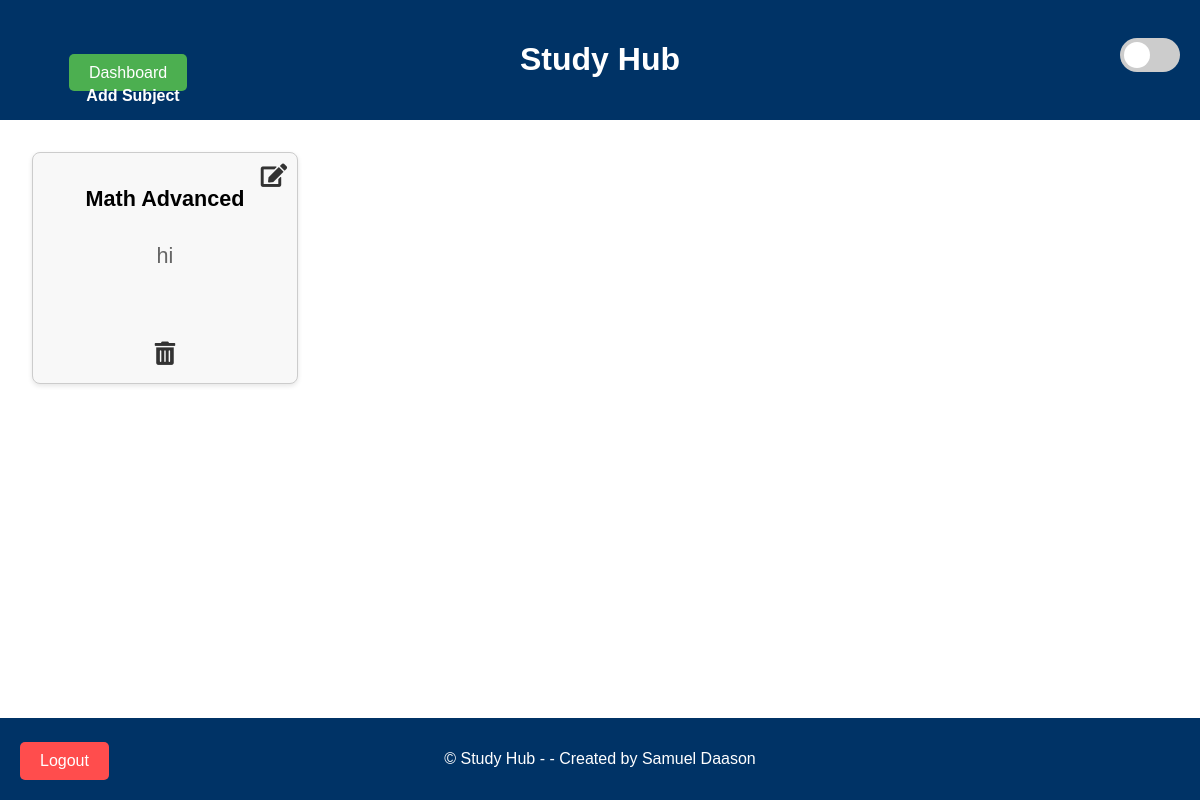
Page / (signed in) on the earlier database version.
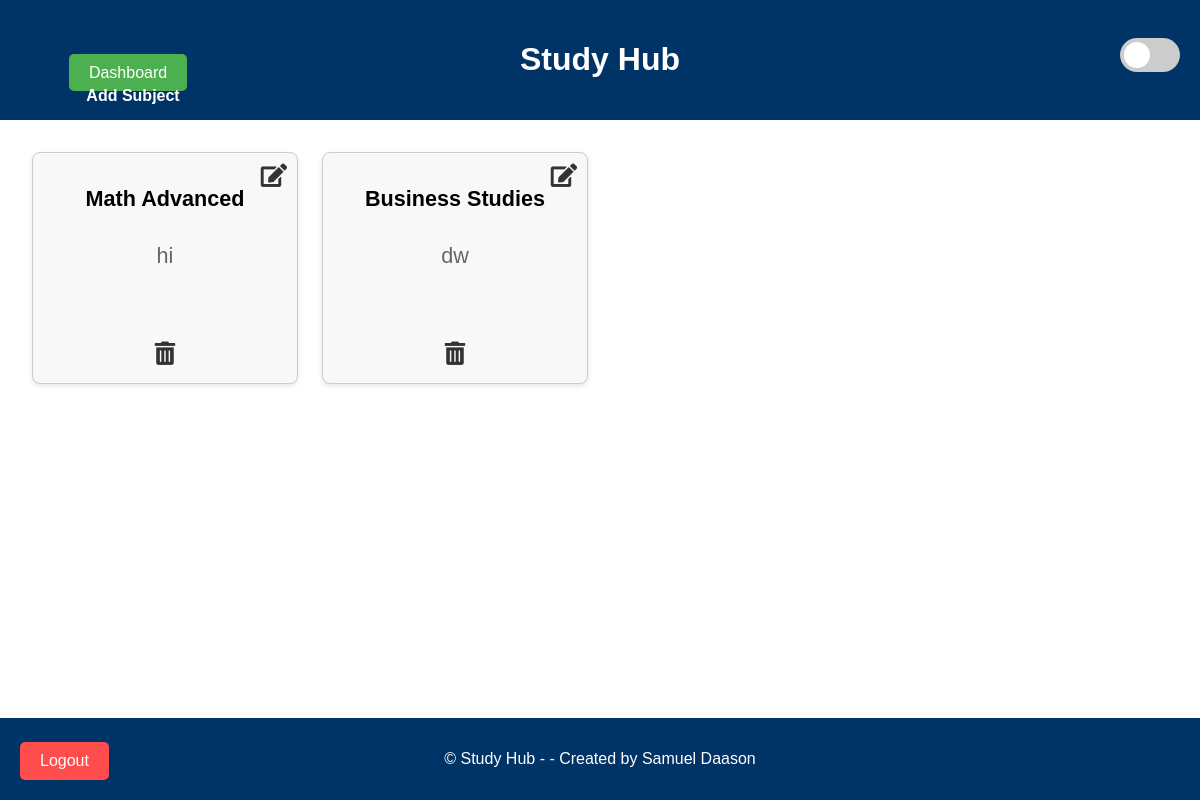
Same page on the later database version.
### models.py (models this page shows, shortened)
class Subject(db.Model):
    __tablename__ = 'subject'
    id = db.Column(db.Integer, primary_key=True)
    name = db.Column(db.String(100), nullable=False)
    description = db.Column(db.Text, nullable=False)
    user_id = db.Column(
        db.Integer,
        db.ForeignKey('user.id', ondelete='CASCADE'),
        nullable=False
    )
    papers = db.relationship(
        'Paper',
        backref='subject',
        lazy=True,
        cascade='all, delete-orphan',
        passive_deletes=True
    )

### catalogue_routes.py (the view)
@catalogue_routes.route('/')
@login_required
def index():
    user_subjects = Subject.query.filter_by(user_id=current_user.id).all()
    return render_template('index.html', subjects=user_subjects)

### app.py (called while the page is built)
@login_manager.user_loader
def load_user(user_id):
    return db.session.get(User, int(user_id))

### templates/index.html (shortened to what this page needs)
<!DOCTYPE html>
<html lang="en">
<head>
    <link href="https://cdnjs.cloudflare.com/ajax/libs/font-awesome/5.15.4/css/all.min.css" rel="stylesheet">
    <link rel="stylesheet" href="/static/css/styles.css">
    <link rel="stylesheet" href="/static/css/slider_styles.css">
    <link rel="stylesheet" href="/static/css/logout_button.css">
</head>
<body>
    <header>
        <h1>Study Hub</h1>
        <label class="switch">
            <span class="slider"></span>
        </label>
        <div class="add-subject-container">
            <a href="{{ url_for('catalogue_routes.dashboard') }}" class="btn-dashboard enlarge-on-hover">Dashboard</a>
            <button id="addSubjectBtn" class="btn-add-subject enlarge-on-hover">Add Subject</button>
        </div>
    </header>
    <main>
        <section class="catalogue-grid">
            {% for subject in subjects %}
                <div class="catalogue-item enlarge-on-hover">
                    <a href="{{ url_for('catalogue_routes.view_papers', subject_name=subject.name) }}" class="catalogue-link">
                        <div class="content">
                            <h2>{{ subject.name }}</h2>
                            <p>{{ subject.description }}</p>
                        </div>
                    </a>
                    <a href="#" class="btn-edit-subject enlarge-on-hover"
                        data-id="{{ subject.id }}"
                        data-name="{{ subject.name }}"
                        data-description="{{ subject.description }}">
                        <i class="fas fa-edit"></i>
                    </a>
                    <form action="{{ url_for('catalogue_routes.delete_subject', subject_id=subject.id) }}" method="POST" class="delete-form">
                        <button type="submit" class="btn-delete-subject enlarge-on-hover">
                            <i class="fas fa-trash-alt"></i>
                        </button>
                    </form>
                </div>
            {% endfor %}
        </section>
    </main>
    <footer>
        <p>&copy; Study Hub - - Created by Samuel Daason</p>
        <form action="{{ url_for('catalogue_routes.logout') }}" method="POST" class="logout-form">
            <button type="submit" class="btn-logout">Logout</button>
        </form>
    </footer>
</body>
</html>

### static/css/styles.css (style rules this page uses)
body { font-family: Arial, sans-serif; margin: 0; padding: 0; box-sizing: border-box; min-height: 100vh; display: flex; flex-direction: column; }
main { flex: 1; }
header { position: relative; text-align: center; padding: 1em; background-color: #003366; color: white; }
footer { text-align: center; padding: 1em; background-color: #003366; color: white; margin-top: auto; }
.catalogue-grid { display: grid; grid-template-columns: repeat(auto-fill, minmax(250px, 1fr)); gap: 1.5em; padding: 2em; }
.catalogue-item { position: relative; padding: 20px; border: 1px solid #ccc; background-color: #f9f9f9; text-align: center; border-radius: 8px; margin-bottom: 30px; box-shadow: 0 4px 10px rgba(0, 0, 0, 0.1); font-size: 18px; transition: transform 0.3s ease, box-shadow 0.3s ease; display: flex; flex-direction: column; justify-content: space-between; min-height: 200px; cursor: pointer; }
.catalogue-item .content { flex-grow: 1; display: flex; flex-direction: column; width: 100%; overflow: hidden; }
.catalogue-item .content p { font-size: 1.2em; overflow: hidden; display: -webkit-box; -webkit-line-clamp: 3; box-orient: vertical; -webkit-box-orient: vertical; text-overflow: ellipsis; }
.catalogue-item h2 { font-size: 1.2em; margin-bottom: 10px; }
.catalogue-item p { font-size: 1.2em; margin-bottom: 15px; }
.catalogue-item .content p { font-size: 1.2em; }
.btn-edit-subject { background: none !important; border: none !important; color: #333 !important; font-size: 1.3em; cursor: pointer; position: absolute; top: 10px; right: 10px; padding: 0; outline: none; transition: transform 0.3s ease, color 0.3s ease; }
.btn-delete-subject { background: none !important; border: none !important; color: #333 !important; font-size: 1.3em; cursor: pointer; align-self: flex-end; margin-top: 10px; padding: 0; outline: none; z-index: 1100; transition: transform 0.3s ease, color 0.3s ease; }
.add-subject-container { position: absolute; bottom: 10px; left: 20px; }
.btn-add-subject { color: white; text-decoration: none; font-size: 16px; font-weight: bold; padding: 5px 0; border: none; background: none; outline: none; }
button { padding: 12px 20px; background-color: #007BFF; color: white; border: none; border-radius: 8px; cursor: pointer; width: 100%; font-size: 16px; transition: background-color 0.3s ease; }
header { position: relative; padding: 20px; }
.catalogue-item { position: relative; padding: 15px; background-color: #f8f8f8; border-radius: 8px; box-shadow: 0 2px 5px rgba(0, 0, 0, 0.1); transition: transform 0.3s ease; }
.catalogue-link { text-decoration: none; color: inherit; }
.content p { font-size: 14px; color: #666; }
.delete-form { display: inline; }
.delete-form { display: inline-block; margin: 0; padding: 0; }
.btn-dashboard { padding: 10px 20px; background-color: #4CAF50; color: white; border: none; border-radius: 5px; cursor: pointer; text-decoration: none; font-size: 16px; margin-right: 10px; }

### static/css/slider_styles.css (style rules this page uses)
.switch { position: absolute; top: 20px; right: 20px; display: inline-block; width: 60px; height: 34px; max-width: 80px; min-width: 40px; transition: all 0.3s ease-in-out; }
.slider { position: relative; cursor: pointer; display: block; width: 100%; height: 100%; background-color: #ccc; border-radius: 34px; transition: background-color 0.4s ease; }
.slider:before { position: absolute; content: ""; width: 26px; height: 26px; left: 4px; bottom: 4px; background-color: white; border-radius: 50%; transition: transform 0.4s ease; }

### static/css/logout_button.css (style rules this page uses)
.logout-form { position: fixed; bottom: 20px; left: 20px; z-index: 1000; }
.btn-logout { background-color: #ff4d4d; color: white; padding: 10px 20px; border: none; border-radius: 5px; cursor: pointer; font-size: 16px; }

Differences in the rows shown:
added Subject: name "Business Studies", description "dw"
